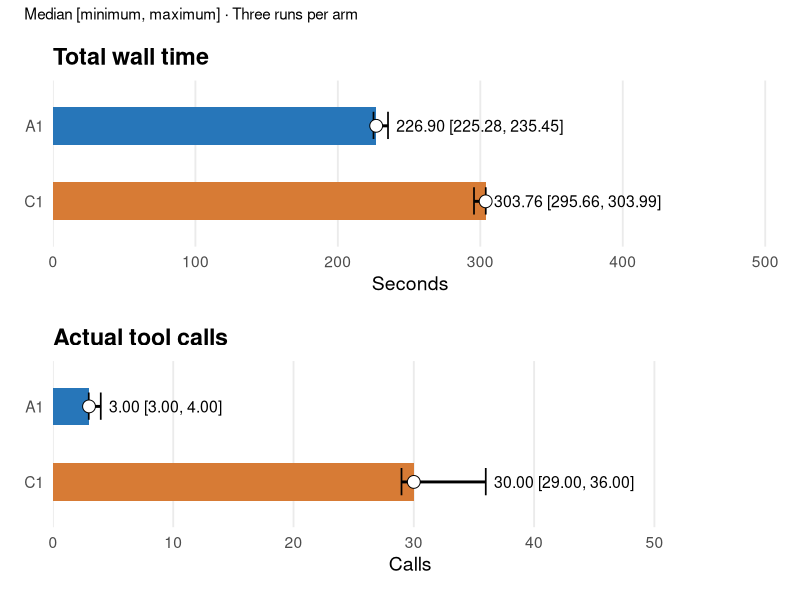
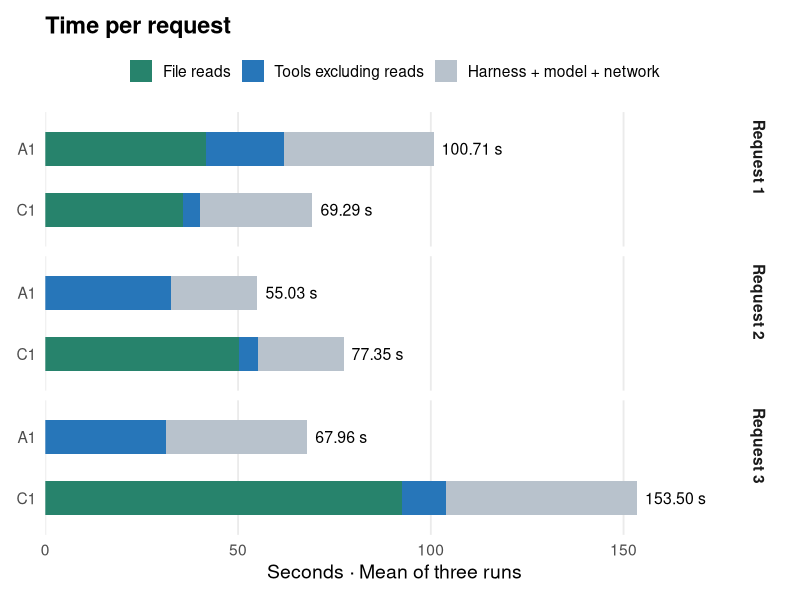
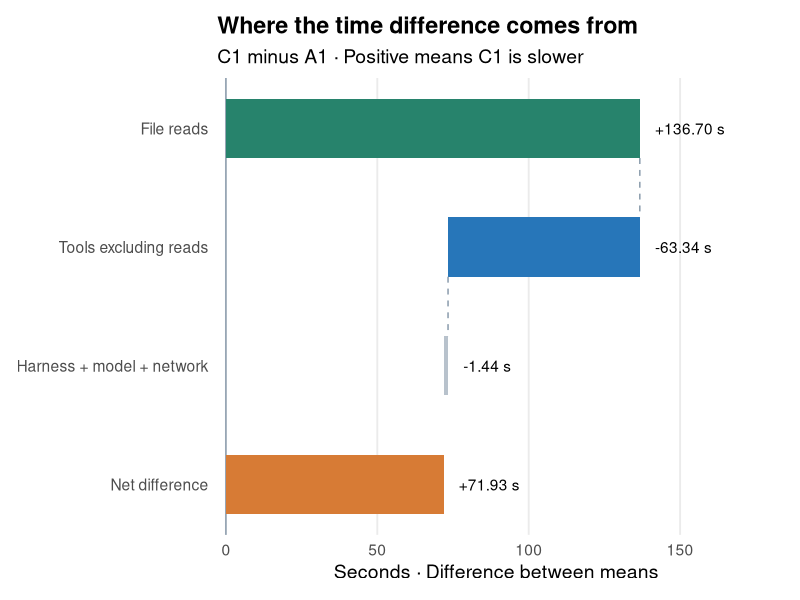
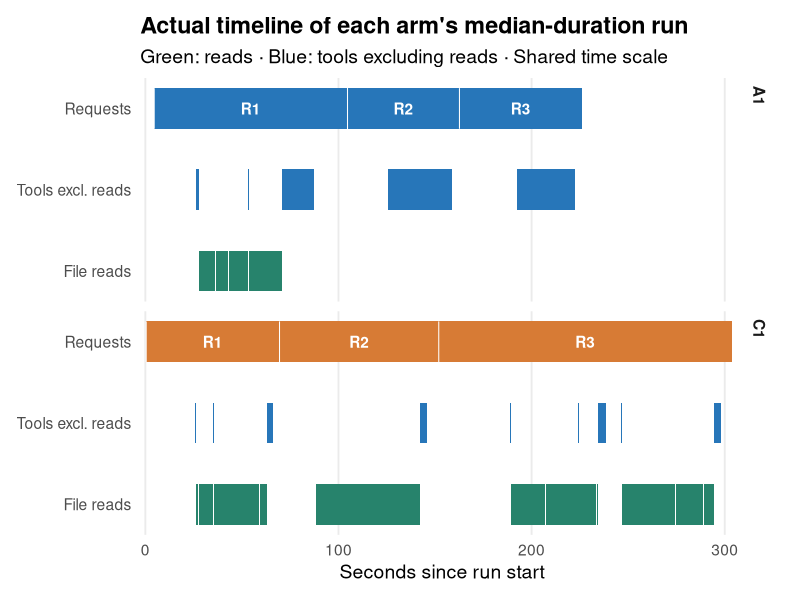

These charts were generated, in order, by the following R code:
args = commandArgs(TRUE)
setwd(normalizePath(args[1]))
library(ggplot2)
library(patchwork)

# Data
runs = read.csv("all-attempts.csv")
requests = read.csv("request-stages.csv")

statistics = read.csv("group-statistics.csv")
phases = c("file_read_s", "tool_nonread_s", "harness_model_s")
phase_labels = c("File reads", "Tools excluding reads", "Harness + model + network")
arm_colors = c(A1 = "#2776B9", C1 = "#D77B35")
phase_colors = setNames(c("#27836C", "#2776B9", "#B8C2CC"), phase_labels)
summary = subset(statistics, metric %in% c("wall_s", "actual_calls"))
summary$arm = factor(summary$arm, c("C1", "A1"))
request_means = aggregate(requests[phases], requests[c("request", "arm")], mean)
stages = reshape(request_means, varying = phases, v.names = "seconds",
  timevar = "phase", times = phase_labels, direction = "long")
stages$phase = factor(stages$phase, phase_labels)
stages$arm = factor(stages$arm, c("C1", "A1"))
stages$request = paste("Request", stages$request)
request_means$total = rowSums(request_means[phases])
request_means$request = paste("Request", request_means$request)
v = sapply(c(phases, "wall_s"), function(m)
  mean(runs[runs$arm == "C1", m]) - mean(runs[runs$arm == "A1", m]))
waterfall = data.frame(label = c(phase_labels, "Net difference"), value = v,
  start = c(0, cumsum(v)[1:2], 0), end = c(cumsum(v)[1:3], v[4]), y = 4:1)
selected_trials = sapply(c("A1", "C1"), function(a) {
  z = runs[runs$arm == a, ]; z$trial[order(z$wall_s)][2]
})
timeline = read.csv("timeline.csv")
timeline$request = timeline$label
# Split tool activity at read boundaries; keep only its non-reading portions.
tools = subset(timeline, kind == "execution")
nonread = do.call(rbind, lapply(seq_len(nrow(tools)), function(i) {
  z = tools[i, ]; reads = subset(timeline, arm == z$arm & kind == "read")
  cuts = sort(unique(c(z$start, z$finish,
    pmax(z$start, pmin(z$finish, c(reads$start, reads$finish))))))
  a = head(cuts, -1); b = tail(cuts, -1); mid = (a + b) / 2
  keep = !vapply(mid, function(t) any(t >= reads$start & t < reads$finish), logical(1))
  out = z[rep(1, sum(keep)), ]; out$start = a[keep]; out$finish = b[keep]; out
}))
gantt = rbind(subset(timeline, kind != "execution"), nonread)
gantt$lane = c(request = 3, execution = 2, read = 1)[gantt$kind]
gantt$color = ifelse(gantt$kind == "request", arm_colors[gantt$arm],
  ifelse(gantt$kind == "read", phase_colors[1], phase_colors[2]))

p = {
base_theme = theme_minimal(base_size = 14) + theme(
  panel.grid.minor = element_blank(), panel.grid.major.y = element_blank(),
  plot.title = element_text(face = "bold"), legend.position = "top",
  legend.title = element_blank(), strip.text = element_text(face = "bold", hjust = 0),
  plot.margin = margin(12, 18, 12, 12))
comparison_plot = function(metric_name, title, axis_label) {
  z = subset(summary, metric == metric_name)
  ggplot(z, aes(x = median, y = arm, fill = arm)) +
    geom_col(width = .5) +
    geom_segment(aes(x = minimum, xend = maximum, yend = arm), linewidth = 1) +
    geom_point(aes(x = minimum), shape = 124, size = 7) +
    geom_point(aes(x = maximum), shape = 124, size = 7) +
    geom_point(shape = 21, size = 4, fill = "white") +
    geom_text(aes(x = maximum, label = sprintf("  %.2f [%.2f, %.2f]", median, minimum, maximum)),
      hjust = 0, size = 4) +
    scale_fill_manual(values = arm_colors) +
    scale_x_continuous(limits = c(0, max(z$maximum) * 1.65), expand = expansion(mult = 0)) +
    labs(title = title, x = axis_label, y = NULL) + base_theme + theme(legend.position = "none")
}
comparison_plot("wall_s", "Total wall time", "Seconds") /
  comparison_plot("actual_calls", "Actual tool calls", "Calls") +
  plot_annotation(subtitle = "Median [minimum, maximum] · Three runs per arm")
}
ggsave("comparison.png", p, width=11, height=7, dpi=180, bg="white")
p = {
ggplot(stages, aes(seconds, arm, fill = phase)) +
  geom_col(width = .55, position = position_stack(reverse = TRUE)) +
  geom_text(data = request_means, aes(total, arm, label = sprintf("  %.2f s", total)),
    inherit.aes = FALSE, hjust = 0, size = 4) +
  facet_grid(request ~ .) + scale_fill_manual(values = phase_colors) +
  scale_x_continuous(expand = expansion(mult = c(0, .18))) +
  labs(title = "Time per request", x = "Seconds · Mean of three runs", y = NULL) + base_theme
}
ggsave("request-stages.png", p, width=11, height=7, dpi=180, bg="white")
p = {
ggplot(waterfall) +
  geom_vline(xintercept = 0, color = "#8799AA") +
  geom_rect(aes(xmin = pmin(start, end), xmax = pmax(start, end),
    ymin = y - .25, ymax = y + .25, fill = label)) +
  geom_segment(data = waterfall[1:2, ], aes(x = end, xend = end, y = y - .25, yend = y - .75),
    linetype = "dashed", color = "#8799AA") +
  geom_text(aes(x = pmax(start, end) + 5, y = y, label = sprintf("%+.2f s", value)), hjust = 0) +
  scale_fill_manual(values = c(phase_colors, "Net difference" = arm_colors[["C1"]])) +
  scale_y_continuous(breaks = 4:1, labels = waterfall$label) +
  scale_x_continuous(expand = expansion(mult = c(.02, .28))) +
  labs(title = "Where the time difference comes from", subtitle = "C1 minus A1 · Positive means C1 is slower",
    x = "Seconds · Difference between means", y = NULL) + base_theme + theme(legend.position = "none")
}
ggsave("signed-time.png", p, width=11, height=4.5, dpi=180, bg="white")
p = {
ggplot(gantt) +
  geom_rect(aes(xmin = start, xmax = finish, ymin = lane - .25, ymax = lane + .25, fill = color)) +
  geom_segment(data = subset(gantt, kind == "request"),
    aes(x = start, xend = start, y = 2.75, yend = 3.25), color = "white", linewidth = .35) +
  geom_text(data = subset(gantt, kind == "request"),
    aes((start + finish) / 2, lane, label = paste0("R", request)), color = "white", fontface = "bold") +
  facet_grid(arm ~ .) + scale_fill_identity() +
  scale_y_continuous(breaks = 1:3, labels = c("File reads", "Tools excl. reads", "Requests")) +
  scale_x_continuous(expand = expansion(mult = c(.01, .02))) +
  labs(title = "Actual timeline of each arm's median-duration run",
    subtitle = "Green: reads · Blue: tools excluding reads · Shared time scale",
    x = "Seconds since run start", y = NULL) + base_theme
}
ggsave("gantt.png", p, width=11, height=6.5, dpi=180, bg="white")
